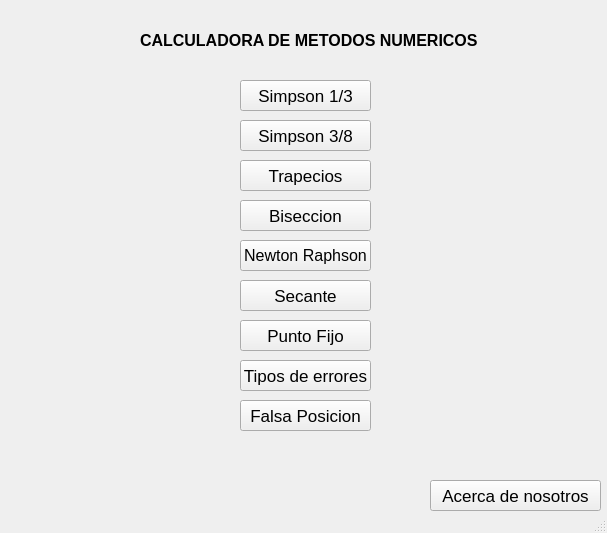
<?xml version="1.0" encoding="UTF-8"?>
<ui version="4.0">
 <class>MainWindow</class>
 <widget class="QMainWindow" name="MainWindow">
  <property name="geometry">
   <rect>
    <x>0</x>
    <y>0</y>
    <width>607</width>
    <height>533</height>
   </rect>
  </property>
  <property name="windowTitle">
   <string>MainWindow</string>
  </property>
  <widget class="QWidget" name="centralwidget">
   <widget class="QPushButton" name="btn_2">
    <property name="geometry">
     <rect>
      <x>240</x>
      <y>160</y>
      <width>131</width>
      <height>31</height>
     </rect>
    </property>
    <property name="font">
     <font>
      <pointsize>13</pointsize>
     </font>
    </property>
    <property name="text">
     <string>Trapecios</string>
    </property>
   </widget>
   <widget class="QPushButton" name="btn_6">
    <property name="geometry">
     <rect>
      <x>240</x>
      <y>320</y>
      <width>131</width>
      <height>31</height>
     </rect>
    </property>
    <property name="font">
     <font>
      <pointsize>13</pointsize>
     </font>
    </property>
    <property name="text">
     <string>Punto Fijo</string>
    </property>
   </widget>
   <widget class="QPushButton" name="about_us_btn">
    <property name="geometry">
     <rect>
      <x>430</x>
      <y>480</y>
      <width>171</width>
      <height>31</height>
     </rect>
    </property>
    <property name="font">
     <font>
      <pointsize>13</pointsize>
     </font>
    </property>
    <property name="text">
     <string>Acerca de nosotros</string>
    </property>
   </widget>
   <widget class="QPushButton" name="btn_0">
    <property name="geometry">
     <rect>
      <x>240</x>
      <y>80</y>
      <width>131</width>
      <height>31</height>
     </rect>
    </property>
    <property name="font">
     <font>
      <pointsize>13</pointsize>
     </font>
    </property>
    <property name="text">
     <string>Simpson 1/3</string>
    </property>
   </widget>
   <widget class="QPushButton" name="btn_4">
    <property name="geometry">
     <rect>
      <x>240</x>
      <y>240</y>
      <width>131</width>
      <height>31</height>
     </rect>
    </property>
    <property name="font">
     <font>
      <pointsize>12</pointsize>
     </font>
    </property>
    <property name="text">
     <string>Newton Raphson</string>
    </property>
   </widget>
   <widget class="QPushButton" name="btn_5">
    <property name="geometry">
     <rect>
      <x>240</x>
      <y>280</y>
      <width>131</width>
      <height>31</height>
     </rect>
    </property>
    <property name="font">
     <font>
      <pointsize>13</pointsize>
     </font>
    </property>
    <property name="text">
     <string>Secante</string>
    </property>
   </widget>
   <widget class="QLabel" name="label">
    <property name="geometry">
     <rect>
      <x>140</x>
      <y>30</y>
      <width>351</width>
      <height>21</height>
     </rect>
    </property>
    <property name="font">
     <font>
      <pointsize>12</pointsize>
      <weight>75</weight>
      <bold>true</bold>
     </font>
    </property>
    <property name="text">
     <string>CALCULADORA DE METODOS NUMERICOS</string>
    </property>
   </widget>
   <widget class="QPushButton" name="btn_1">
    <property name="geometry">
     <rect>
      <x>240</x>
      <y>120</y>
      <width>131</width>
      <height>31</height>
     </rect>
    </property>
    <property name="font">
     <font>
      <pointsize>13</pointsize>
     </font>
    </property>
    <property name="text">
     <string>Simpson 3/8</string>
    </property>
   </widget>
   <widget class="QPushButton" name="btn_7">
    <property name="geometry">
     <rect>
      <x>240</x>
      <y>360</y>
      <width>131</width>
      <height>31</height>
     </rect>
    </property>
    <property name="font">
     <font>
      <pointsize>13</pointsize>
     </font>
    </property>
    <property name="text">
     <string>Tipos de errores</string>
    </property>
   </widget>
   <widget class="QPushButton" name="btn_8">
    <property name="geometry">
     <rect>
      <x>240</x>
      <y>400</y>
      <width>131</width>
      <height>31</height>
     </rect>
    </property>
    <property name="font">
     <font>
      <pointsize>13</pointsize>
     </font>
    </property>
    <property name="text">
     <string>Falsa Posicion</string>
    </property>
   </widget>
   <widget class="QPushButton" name="btn_3">
    <property name="geometry">
     <rect>
      <x>240</x>
      <y>200</y>
      <width>131</width>
      <height>31</height>
     </rect>
    </property>
    <property name="font">
     <font>
      <pointsize>13</pointsize>
     </font>
    </property>
    <property name="text">
     <string>Biseccion</string>
    </property>
   </widget>
  </widget>
  <widget class="QStatusBar" name="statusbar"/>
 </widget>
 <resources/>
 <connections/>
</ui>
